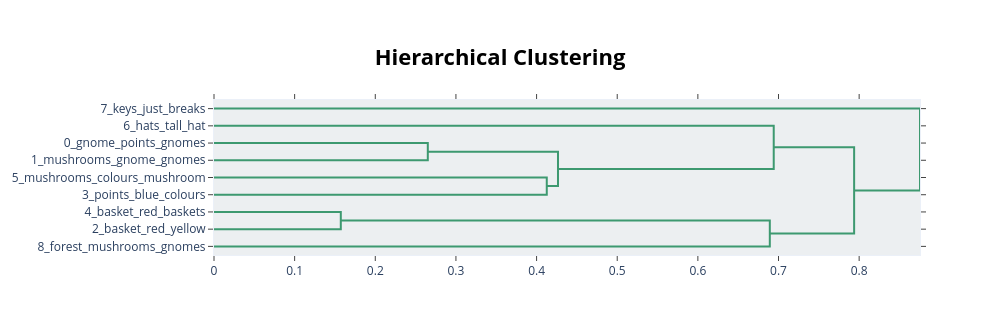

The cell this chart's notebook holds for it:
### Code cell
topic_model.visualize_hierarchy()

### Figure 1 — Plotly figure (JSON) as saved in the notebook; plotly's stock layout.template omitted (floating-point values rounded to 4 significant figures)
{"data": [{"hoverinfo": "text", "marker": {"color": "rgb(61,153,112)"}, "mode": "lines", "type": "scatter", "x": [0, 0.2651, 0.2651, 0], "xaxis": "x", "y": [-25, -25, -35, -35], "yaxis": "y"}, {"hoverinfo": "text", "marker": {"color": "rgb(61,153,112)"}, "mode": "lines", "type": "scatter", "x": [0, 0.4126, 0.4126, 0], "xaxis": "x", "y": [-45, -45, -55, -55], "yaxis": "y"}, {"hoverinfo": "text", "marker": {"color": "rgb(61,153,112)"}, "mode": "lines", "type": "scatter", "x": [0.2651, 0.4266, 0.4266, 0.4126], "xaxis": "x", "y": [-30, -30, -50, -50], "yaxis": "y"}, {"hoverinfo": "text", "marker": {"color": "rgb(61,153,112)"}, "mode": "lines", "type": "scatter", "x": [0, 0.6941, 0.6941, 0.4266], "xaxis": "x", "y": [-15, -15, -40, -40], "yaxis": "y"}, {"hoverinfo": "text", "marker": {"color": "rgb(61,153,112)"}, "mode": "lines", "type": "scatter", "x": [0, 0.1572, 0.1572, 0], "xaxis": "x", "y": [-65, -65, -75, -75], "yaxis": "y"}, {"hoverinfo": "text", "marker": {"color": "rgb(61,153,112)"}, "mode": "lines", "type": "scatter", "x": [0.1572, 0.6892, 0.6892, 0], "xaxis": "x", "y": [-70, -70, -85, -85], "yaxis": "y"}, {"hoverinfo": "text", "marker": {"color": "rgb(61,153,112)"}, "mode": "lines", "type": "scatter", "x": [0.6941, 0.7938, 0.7938, 0.6892], "xaxis": "x", "y": [-27.5, -27.5, -77.5, -77.5], "yaxis": "y"}, {"hoverinfo": "text", "marker": {"color": "rgb(61,153,112)"}, "mode": "lines", "type": "scatter", "x": [0, 0.8755, 0.8755, 0.7938], "xaxis": "x", "y": [-5, -5, -52.5, -52.5], "yaxis": "y"}], "layout": {"autosize": false, "height": 335, "hoverlabel": {"bgcolor": "white", "font": {"family": "Rockwell", "size": 16}}, "hovermode": "closest", "plot_bgcolor": "#ECEFF1", "showlegend": false, "title": {"font": {"color": "Black", "size": 22}, "text": "<b>Hierarchical Clustering</b>", "x": 0.5, "xanchor": "center", "yanchor": "top"}, "width": 1000, "xaxis": {"mirror": "allticks", "rangemode": "tozero", "showgrid": false, "showline": true, "showticklabels": true, "ticks": "outside", "type": "linear", "zeroline": false}, "yaxis": {"mirror": "allticks", "range": [-90, 0], "rangemode": "tozero", "showgrid": false, "showline": true, "showticklabels": true, "tickmode": "array", "ticks": "outside", "ticktext": ["7_keys_just_breaks", "6_hats_tall_hat", "0_gnome_points_gnomes", "1_mushrooms_gnome_gnomes", "5_mushrooms_colours_mushroom", "3_points_blue_colours", "4_basket_red_baskets", "2_basket_red_yellow", "8_forest_mushrooms_gnomes"], "tickvals": [-5, -15, -25, -35, -45, -55, -65, -75, -85], "type": "linear", "zeroline": false}}}
